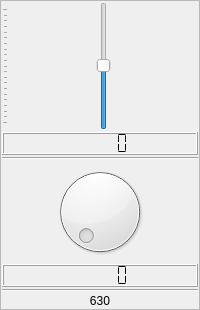
                     <widget class="QFrame" name="verticalFrame_16">
                      <property name="frameShape">
                       <enum>QFrame::StyledPanel</enum>
                      </property>
                      <layout class="QVBoxLayout" name="verticalLayout_17">
                       <property name="spacing">
                        <number>2</number>
                       </property>
                       <property name="leftMargin">
                        <number>1</number>
                       </property>
                       <property name="topMargin">
                        <number>1</number>
                       </property>
                       <property name="rightMargin">
                        <number>1</number>
                       </property>
                       <property name="bottomMargin">
                        <number>1</number>
                       </property>
                       <item>
                        <widget class="QSlider" name="eq_sld_13">
                         <property name="sizePolicy">
                          <sizepolicy hsizetype="Preferred" vsizetype="Expanding">
                           <horstretch>0</horstretch>
                           <verstretch>0</verstretch>
                          </sizepolicy>
                         </property>
                         <property name="minimumSize">
                          <size>
                           <width>0</width>
                           <height>128</height>
                          </size>
                         </property>
                         <property name="minimum">
                          <number>-300</number>
                         </property>
                         <property name="maximum">
                          <number>300</number>
                         </property>
                         <property name="singleStep">
                          <number>10</number>
                         </property>
                         <property name="value">
                          <number>1</number>
                         </property>
                         <property name="orientation">
                          <enum>Qt::Vertical</enum>
                         </property>
                         <property name="tickPosition">
                          <enum>QSlider::TicksAbove</enum>
                         </property>
                         <property name="tickInterval">
                          <number>30</number>
                         </property>
                        </widget>
                       </item>
                       <item>
                        <widget class="QLCDNumber" name="lcdNumber_84">
                         <property name="smallDecimalPoint">
                          <bool>true</bool>
                         </property>
                         <property name="segmentStyle">
                          <enum>QLCDNumber::Flat</enum>
                         </property>
                        </widget>
                       </item>
                       <item>
                        <widget class="Line" name="line_64">
                         <property name="orientation">
                          <enum>Qt::Horizontal</enum>
                         </property>
                        </widget>
                       </item>
                       <item>
                        <widget class="QDial" name="dial_13">
                         <property name="maximumSize">
                          <size>
                           <width>16777215</width>
                           <height>16777215</height>
                          </size>
                         </property>
                         <property name="minimum">
                          <number>1</number>
                         </property>
                         <property name="maximum">
                          <number>500</number>
                         </property>
                         <property name="singleStep">
                          <number>10</number>
                         </property>
                        </widget>
                       </item>
                       <item>
                        <widget class="QLCDNumber" name="lcdNumber_43">
                         <property name="smallDecimalPoint">
                          <bool>true</bool>
                         </property>
                         <property name="segmentStyle">
                          <enum>QLCDNumber::Flat</enum>
                         </property>
                        </widget>
                       </item>
                       <item>
                        <widget class="Line" name="line_13">
                         <property name="orientation">
                          <enum>Qt::Horizontal</enum>
                         </property>
                        </widget>
                       </item>
                       <item>
                        <widget class="QLabel" name="label_27">
                         <property name="text">
                          <string>630</string>
                         </property>
                         <property name="scaledContents">
                          <bool>true</bool>
                         </property>
                         <property name="alignment">
                          <set>Qt::AlignCenter</set>
                         </property>
                        </widget>
                       </item>
                      </layout>
                     </widget>
